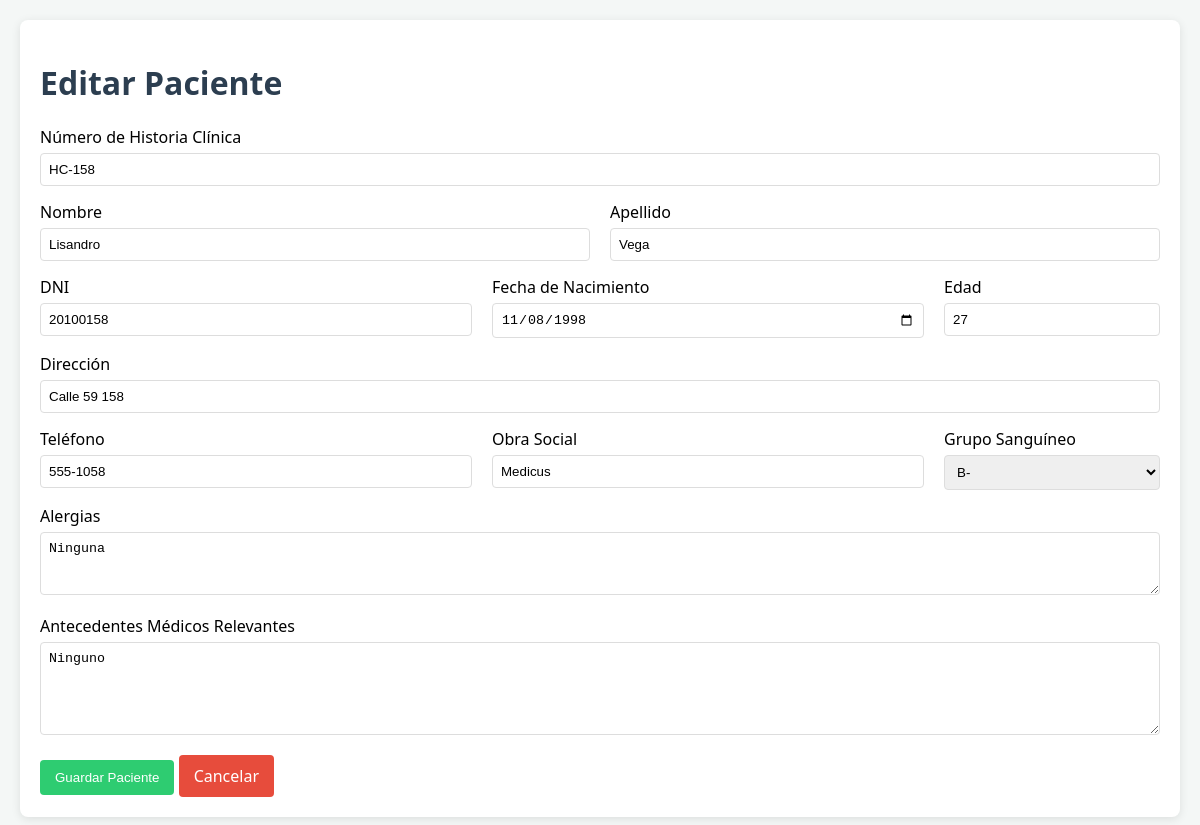
The page /paciente.php?id=59 on the database its author committed.
### tables this page shows
CREATE TABLE IF NOT EXISTS pacientes (
    id INT AUTO_INCREMENT PRIMARY KEY,
    nro_historia_clinica VARCHAR(20) UNIQUE NOT NULL,
    nombre VARCHAR(100) NOT NULL,
    apellido VARCHAR(100) NOT NULL,
    dni VARCHAR(15) UNIQUE NOT NULL,
    fecha_nacimiento DATE NOT NULL,
    edad INT,
    direccion VARCHAR(255),
    telefono VARCHAR(50),
    obra_social VARCHAR(100),
    grupo_sanguineo VARCHAR(5),
    alergias TEXT,
    antecedentes_relevantes TEXT,
    fecha_creacion TIMESTAMP DEFAULT CURRENT_TIMESTAMP
);

### www/paciente.php (the view, shortened to what this page needs)
<?php
require 'db.php';
$id = $_GET['id'] ?? null;
$paciente = null;
if ($id) {
    $stmt = $pdo->prepare("SELECT * FROM pacientes WHERE id = ?");
    $stmt->execute([$id]);
    $paciente = $stmt->fetch();
}
$title = $id ? "Editar Paciente" : "Nuevo Paciente";
?>
<!DOCTYPE html>
<html lang="es">
<head>
    <link rel="stylesheet" href="style.css">
</head>
<body>
    <div class="container">
        <h1><?= $title ?></h1>
        <form action="procesar.php" method="POST">
            <div class="form-group">
                <label>Número de Historia Clínica</label>
                <input type="text" name="nro_historia_clinica" value="<?= $paciente['nro_historia_clinica'] ?? '' ?>" required>
            </div>
            <div style="display: flex; gap: 20px;">
                <div class="form-group" style="flex: 1;">
                    <label>Nombre</label>
                    <input type="text" name="nombre" value="<?= $paciente['nombre'] ?? '' ?>" required>
                </div>
                <div class="form-group" style="flex: 1;">
                    <label>Apellido</label>
                    <input type="text" name="apellido" value="<?= $paciente['apellido'] ?? '' ?>" required>
                </div>
            </div>
            <div style="display: flex; gap: 20px;">
                <div class="form-group" style="flex: 1;">
                    <label>DNI</label>
                    <input type="text" name="dni" value="<?= $paciente['dni'] ?? '' ?>" required>
                </div>
                <div class="form-group" style="flex: 1;">
                    <label>Fecha de Nacimiento</label>
                    <input type="date" name="fecha_nacimiento" value="<?= $paciente['fecha_nacimiento'] ?? '' ?>" required>
                </div>
                <div class="form-group" style="flex: 0.5;">
                    <label>Edad</label>
                    <input type="number" name="edad" value="<?= $paciente['edad'] ?? '' ?>">
                </div>
            </div>
            <div class="form-group">
                <label>Dirección</label>
                <input type="text" name="direccion" value="<?= $paciente['direccion'] ?? '' ?>">
            </div>
            <div style="display: flex; gap: 20px;">
                <div class="form-group" style="flex: 1;">
                    <label>Teléfono</label>
                    <input type="text" name="telefono" value="<?= $paciente['telefono'] ?? '' ?>">
                </div>
                <div class="form-group" style="flex: 1;">
                    <label>Obra Social</label>
                    <input type="text" name="obra_social" value="<?= $paciente['obra_social'] ?? '' ?>">
                </div>
                <div class="form-group" style="flex: 0.5;">
                    <label>Grupo Sanguíneo</label>
                    <select name="grupo_sanguineo">
                        <?php foreach(['A+', 'A-', 'B+', 'B-', 'AB+', 'AB-', '0+', '0-'] as $gs): ?>
                            <option value="<?= $gs ?>" <?= (isset($paciente['grupo_sanguineo']) && $paciente['grupo_sanguineo'] == $gs) ? 'selected' : '' ?>><?= $gs ?></option>
                        <?php endforeach; ?>
                    </select>
                </div>
            </div>
            <div class="form-group">
                <label>Alergias</label>
                <textarea name="alergias" rows="3"><?= $paciente['alergias'] ?? '' ?></textarea>
            </div>
            <div class="form-group">
                <label>Antecedentes Médicos Relevantes</label>
                <textarea name="antecedentes_relevantes" rows="5"><?= $paciente['antecedentes_relevantes'] ?? '' ?></textarea>
            </div>
            <button type="submit" class="btn btn-success">Guardar Paciente</button>
            <a href="index.php" class="btn btn-danger">Cancelar</a>
        </form>
    </div>
</body>
</html>

### www/style.css (style rules this page uses)
body { font-family: 'Segoe UI', Tahoma, Geneva, Verdana, sans-serif; background-color: #f4f7f6; margin: 0; padding: 20px; }
.container { max-width: 1200px; margin: auto; background: white; padding: 20px; border-radius: 8px; box-shadow: 0 2px 10px rgba(0,0,0,0.1); }
h1, h2 { color: #2c3e50; }
.btn { display: inline-block; padding: 10px 15px; border-radius: 4px; text-decoration: none; color: white; cursor: pointer; border: none; }
.btn-success { background-color: #2ecc71; }
.btn-danger { background-color: #e74c3c; }
.form-group { margin-bottom: 15px; }
.form-group label { display: block; margin-bottom: 5px; }
.form-group input, .form-group textarea, .form-group select { width: 100%; padding: 8px; border: 1px solid #ddd; border-radius: 4px; box-sizing: border-box; }

### rows shown on the page
pacientes: nro_historia_clinica "HC-158", nombre "Lisandro", apellido "Vega", dni "20100158", fecha_nacimiento "11/08/1998", edad "27", direccion "Calle 59 158", telefono "555-1058", obra_social "Medicus", grupo_sanguineo "B-", alergias "Ninguna", antecedentes_relevantes "Ninguno"

### other values the page prints
$title "Editar Paciente"
